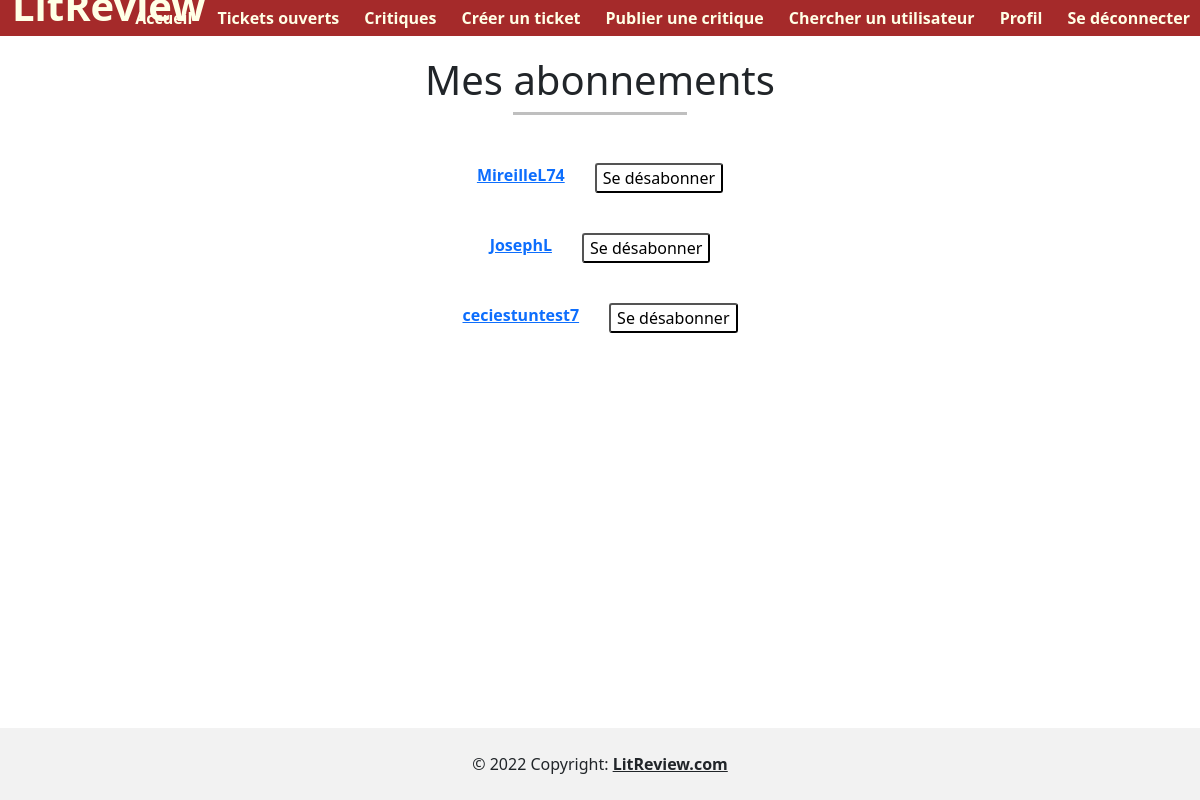
Page /profile/subscriptions (signed in) on the committed database.
### authentication/models.py (models this page shows)
class User(AbstractUser):
    tickets_list = models.ManyToManyField(Ticket, related_name="tickets_list")
    reviews_list = models.ManyToManyField(Review, related_name="reviews_list")
    description = models.TextField(verbose_name="Description", max_length=1000, blank=True, null=True)
    class Meta:
        ordering = ['-username']

### blog/views.py (the view)
# urls.py: path('profile/subscriptions', views.manage_subscriptions, name='subscription-management'),
@login_required
def manage_subscriptions(request):
    followers = UserFollows.objects.filter(user_id=request.user.id)
    user_objects = []
    for value in followers:
        user_objects.append(User.objects.get(id=value.followed_user_id.id))
    return render(request, 'user/subscription_manager.html', context={'followers': user_objects})

### blog/templates/user/subscription_manager.html (shortened to what this page needs)
{% extends 'base.html' %}
{% block content %}
<h1> Mes abonnements </h1>
<hr><br><br>
{% if followers %}
    {% for follower in followers %}
                <div class="user-profile">
                <a href="{% url 'user-page' follower.id %}" class="user-infos"><em>{{ follower }}</em></a>
                <form action='{% url "delete-subscription" follower.id %}' method='GET'>
                <button class="publish" type='submit'> Se désabonner </button>
                </form>
                </div>
                <br>
    {% endfor %}
{% else %}
    <p> Vous ne suivez personne pour le moment </p>
{% endif %}
{% endblock %}

### static/apps.css (style rules this page uses)
html { font-family: Arial; -ms-overflow-style: none; scrollbar-width: none; }
em { font-weight: bold; font-style: normal; }
a, a:visited { text-decoration: none; }
.user-profile { display: flex; justify-content: center; text-align: center; gap: 30px; }
.publish { border-radius: 3px; background-color: white; }
hr { height: 3px !important; color: black !important; width: 15%; margin: auto !important; }
body { position: relative; }

### rows in the picture
User: username "MireilleL74"
User: username "JosephL"
User: username "ceciestuntest7"
